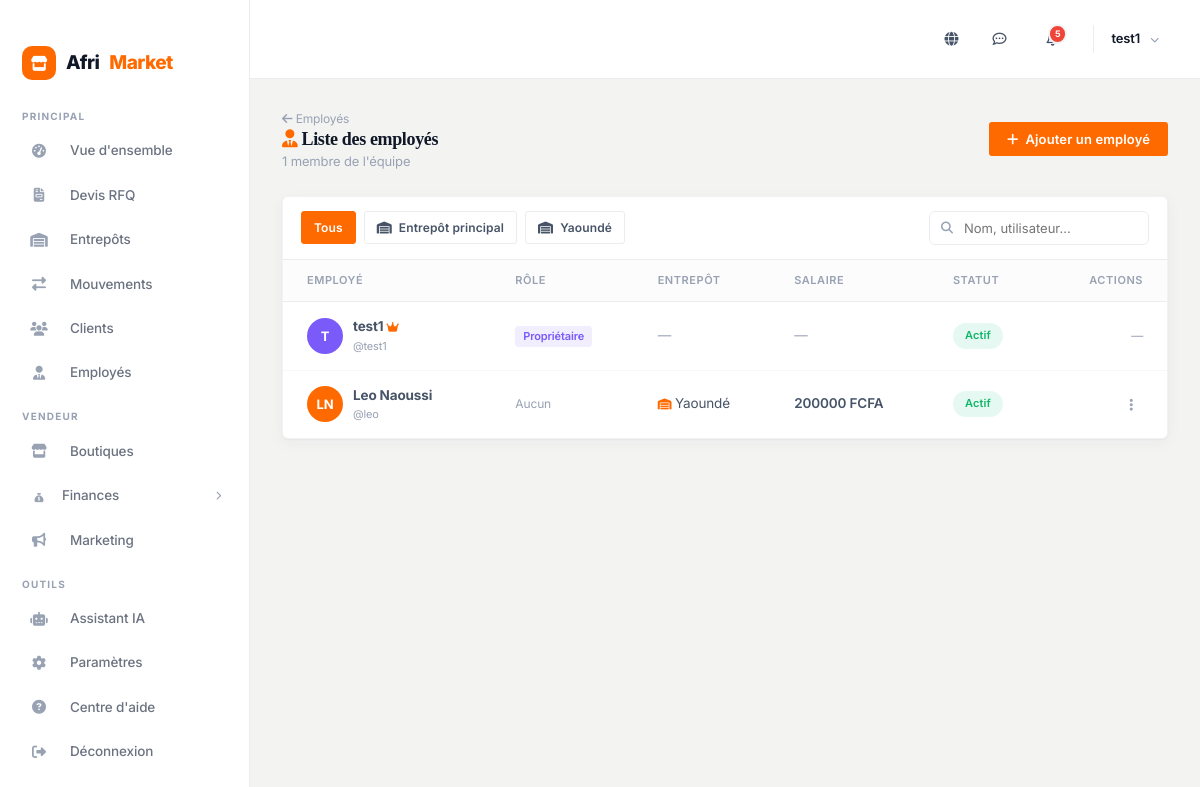
The app's page /fr/dashboard/employes/liste/ (signed in) with its own data.
### accounts/models.py (models this page shows, shortened)
class User(AbstractUser):
    ROLE_CHOICES = [
        ('buyer', 'Acheteur'),
        ('seller', 'Vendeur'),
        ('admin', 'Administrateur'),
    ]
    role = models.CharField(max_length=10, choices=ROLE_CHOICES, default='buyer')
    phone = models.CharField(max_length=20, blank=True)
    avatar = models.ImageField(upload_to='avatars/', blank=True, null=True)
    address = models.TextField(blank=True)
    city = models.CharField(max_length=100, blank=True)
    country = models.CharField(max_length=100, default='Cameroun')
    is_verified = models.BooleanField(default=False)
    @property
    def store(self):
        return self.stores.first()
    @property
    def is_seller(self):
        return self.role == 'seller'
    @property
    def display_name(self):
        return self.get_full_name() or self.username

### inventory/models.py (models this page shows, shortened)
class Warehouse(models.Model):
    store = models.ForeignKey('store.Store', on_delete=models.CASCADE, related_name='warehouses')
    linked_stores = models.ManyToManyField('store.Store', blank=True, related_name='linked_warehouses',
                                           help_text='Boutiques supplémentaires alimentées par cet entrepôt')
    name = models.CharField(max_length=100)
    code = models.CharField(max_length=20, help_text='Ex: DLA-01')
    address = models.TextField(blank=True)
    city = models.CharField(max_length=100, default='Douala')
    manager = models.ForeignKey(settings.AUTH_USER_MODEL, on_delete=models.SET_NULL, null=True, blank=True, related_name='managed_warehouses')
    is_default = models.BooleanField(default=False)
    is_active = models.BooleanField(default=True)
    created_at = models.DateTimeField(auto_now_add=True)
    class Meta:
        unique_together = ('store', 'code')
        ordering = ['-is_default', 'name']

### store/models.py (models this page shows, shortened)
class StoreMember(models.Model):
    store = models.ForeignKey(Store, on_delete=models.CASCADE, related_name='members')
    user = models.ForeignKey(settings.AUTH_USER_MODEL, on_delete=models.CASCADE, related_name='store_memberships')
    role = models.ForeignKey(StoreRole, on_delete=models.SET_NULL, null=True, blank=True)
    warehouse = models.ForeignKey('inventory.Warehouse', on_delete=models.SET_NULL, null=True, blank=True,
                                  help_text='Si défini, limité à cet entrepôt')
    salary = models.DecimalField(max_digits=12, decimal_places=0, default=0, help_text='Salaire mensuel brut (F)')
    is_active = models.BooleanField(default=True)
    created_at = models.DateTimeField(auto_now_add=True)
    class Meta:
        unique_together = ('store', 'user')

### dashboard/views.py (the view, shortened to what this page needs)
# urls.py: path('employes/liste/', views.dash_employees_list, name='employees_list'),
@login_required
@seller_or_admin_required
def dash_employees_list(request):
    from store.models import StoreMember, StoreRole
    store = getattr(request.user, 'store', None)
    if not store:
        django_messages.error(request, "Vous devez avoir une boutique.")
        return redirect('dashboard:index')
    members = store.members.select_related('user', 'role', 'warehouse')
    warehouse_id = request.GET.get('warehouse', '')
    if warehouse_id:
        members = members.filter(warehouse_id=warehouse_id)
    search_query = request.GET.get('q', '').strip()
    return render(request, 'dashboard/employees_list.html', {
        'members': members,
        'owner': store.owner,
        'roles': store.roles.filter(is_active=True),
        'warehouses': store.warehouses.filter(is_active=True),
        'warehouse_filter': warehouse_id,
        'search_query': search_query,
    })

### templates/dashboard/employees_list.html (shortened to what this page needs)
{% extends 'dashboard/base.html' %}
{% block dash %}
<div class="dash-header">
    <div>
        <a href="{% url 'dashboard:employees' %}" style="font-size:12px;color:var(--dash-text3);text-decoration:none;"><i class="fa-solid fa-arrow-left"></i> Employés</a>
        <h1><i class="fa-solid fa-user-tie" style="color:var(--dash-accent);"></i> Liste des employés</h1>
        <p style="font-size:13px;color:var(--dash-text3);">{{ members|length }} membre{{ members|length|pluralize:"s" }} de l'équipe</p>
    </div>
    <button type="button" class="btn btn-orange" onclick="document.getElementById('addModal').classList.add('open')"><i class="fa-solid fa-plus"></i> Ajouter un employé</button>
</div>
<div class="dash-card">
    <div class="emp-toolbar">
        <div style="display:flex;gap:8px;align-items:center;flex-wrap:wrap;">
            <a href="{% url 'dashboard:employees_list' %}" class="btn btn-outline btn-sm" {% if not warehouse_filter %}style="background:var(--dash-accent);color:#fff;border-color:var(--dash-accent);"{% endif %}>Tous</a>
            {% for w in warehouses %}
            <a href="?warehouse={{ w.pk }}" class="btn btn-outline btn-sm" ><i class="fa-solid fa-warehouse"></i> {{ w.name }}</a>
            {% endfor %}
        </div>
        <form method="get" style="position:relative;">
            <i class="fa-solid fa-magnifying-glass" style="position:absolute;left:12px;top:50%;transform:translateY(-50%);color:var(--dash-text3);font-size:12px;"></i>
            <input type="text" name="q" value="{{ search_query }}" placeholder="Nom, utilisateur..." style="padding:8px 12px 8px 34px;border:1.5px solid var(--dash-border);border-radius:6px;font-size:13px;font-family:inherit;width:220px;">
        </form>
    </div>
    <div class="dash-table-responsive">
    <table class="dash-table">
        <thead>
            <tr><th>Employé</th><th>Rôle</th><th>Entrepôt</th><th>Salaire</th><th>Statut</th><th style="text-align:right;">Actions</th></tr>
        </thead>
        <tbody>
            <tr>
                <td>
                    <div style="display:flex;align-items:center;gap:10px;">
                        <div class="emp-avatar" style="background:var(--dash-purple);">{{ owner.first_name|first|upper }}{{ owner.last_name|first|upper }}</div>
                        <div>
                            <div style="font-weight:700;">{{ owner.display_name }} <i class="fa-solid fa-crown" style="color:var(--dash-accent);font-size:11px;" title="Propriétaire"></i></div>
                            <div style="font-size:11px;color:var(--dash-text3);">@{{ owner.username }}</div>
                        </div>
                    </div>
                </td>
                <td><span class="tag" style="background:rgba(122,90,248,.1);color:var(--dash-purple);">Propriétaire</span></td>
                <td style="color:var(--dash-text3);">—</td>
                <td style="color:var(--dash-text3);">—</td>
                <td><span class="status-badge st-delivered">Actif</span></td>
                <td style="text-align:right;color:var(--dash-text3);font-size:12px;">—</td>
            </tr>
            {% for m in members %}
            <tr>
                <td>
                    <div style="display:flex;align-items:center;gap:10px;">
                        <div class="emp-avatar">{{ m.user.first_name|first|upper }}{{ m.user.last_name|first|upper }}</div>
                        <div>
                            <div style="font-weight:700;">{{ m.user.display_name }}</div>
                            <div style="font-size:11px;color:var(--dash-text3);">@{{ m.user.username }}</div>
                        </div>
                    </div>
                </td>
                <td>
                    {% if m.role %}<span class="tag" style="background:rgba(122,90,248,.1);color:var(--dash-purple);"><i class="fa-solid fa-shield-halved"></i> {{ m.role.name }}</span>
                    {% else %}<span style="color:var(--dash-text3);font-size:12px;">Aucun</span>{% endif %}
                </td>
                <td>
                    {% if m.warehouse %}<i class="fa-solid fa-warehouse" style="color:var(--dash-accent);font-size:11px;"></i> {{ m.warehouse.name }}
                    {% else %}<span style="color:var(--dash-text3);font-size:12px;">Tous</span>{% endif %}
                </td>
                <td style="font-weight:600;">{{ m.salary|floatformat:0 }} FCFA</td>
                <td>
                    {% if m.is_active %}<span class="status-badge st-delivered">Actif</span>
                    {% else %}<span class="status-badge st-cancelled">Inactif</span>{% endif %}
                </td>
                <td style="text-align:right;">
                    <div class="emp-actions-menu">
                        <button class="dots-btn" onclick="toggleEmpMenu(event, {{ m.pk }})"><i class="fa-solid fa-ellipsis-vertical"></i></button>
                    </div>
                </td>
            </tr>
            {% empty %}
            <tr><td colspan="6" style="text-align:center;padding:3rem;">
                <div style="font-size:40px;opacity:.25;margin-bottom:12px;"><i class="fa-solid fa-users"></i></div>
                <div style="color:var(--dash-text3);">Aucun employé</div>
            </td></tr>
            {% endfor %}
        </tbody>
    </table>
    </div>
</div>
{% endblock %}

### templates/dashboard/base.html (shortened to what this page needs)
{% load static %}{% load humanize %}<!DOCTYPE html><html lang="fr"><head><meta charset="UTF-8"><meta name="viewport" content="width=device-width,initial-scale=1.0"><title>{% block title %}Dashboard{% endblock %} — AfriMarket</title>
<link rel="stylesheet" href="https://cdnjs.cloudflare.com/ajax/libs/font-awesome/6.5.1/css/all.min.css">
<link rel="stylesheet" href="{% static 'css/style.css' %}">
</head><body>
<div class="dash-layout">
<aside class="dash-sidebar" id="dashSidebar">
<div class="dash-sidebar-logo"><div class="logo-icon"><i class="fa-solid fa-store"></i></div>Afri<span>Market</span></div>
<div class="dash-sidebar-label">Principal</div>
<nav class="dash-nav">
<a href="{% url 'dashboard:index' %}" class="{% if request.resolver_match.url_name == 'index' %}active{% endif %}"><span class="nav-icon"><i class="fa-solid fa-gauge-high"></i></span> Vue d'ensemble</a>
<a href="{% url 'dashboard:rfqs' %}" class=""><span class="nav-icon"><i class="fa-solid fa-file-invoice"></i></span> Devis RFQ</a>
<a href="{% url 'dashboard:warehouses' %}" class="{% if 'warehouse' in request.resolver_match.url_name %}active{% endif %}"><span class="nav-icon"><i class="fa-solid fa-warehouse"></i></span> Entrepôts</a>
<a href="{% url 'dashboard:transfers' %}" class="{% if 'transfer' in request.resolver_match.url_name %}active{% endif %}"><span class="nav-icon"><i class="fa-solid fa-right-left"></i></span> Mouvements</a>
<a href="{% url 'dashboard:customers' %}" class="{% if request.resolver_match.url_name == 'customers' %}active{% endif %}"><span class="nav-icon"><i class="fa-solid fa-users"></i></span> Clients</a>
<a href="{% url 'dashboard:employees' %}" class="{% if request.resolver_match.url_name == 'employees' %}active{% endif %}"><span class="nav-icon"><i class="fa-solid fa-user-tie"></i></span> Employés</a>
</nav>
{% if request.user.is_seller %}
<div class="dash-sidebar-label">Vendeur</div>
<nav class="dash-nav">
<a href="{% url 'dashboard:stores' %}" class="{% if request.resolver_match.url_name == 'stores' %}active{% endif %}"><span class="nav-icon"><i class="fa-solid fa-store"></i></span> Boutiques</a>
<div class="nav-menu-toggle" onclick="toggleMenu(this)">
<div><span class="nav-icon"><i class="fa-solid fa-sack-dollar"></i></span> Finances</div>
<i class="fa-solid fa-chevron-right"></i>
</div>
<a href="{% url 'marketing:dashboard' %}" class="{% if request.resolver_match.app_name == 'marketing' %}active{% endif %}"><span class="nav-icon"><i class="fa-solid fa-bullhorn"></i></span> Marketing</a>
</nav>
{% endif %}
<div class="dash-sidebar-label">Outils</div>
<nav class="dash-nav" style="flex:0;">
<a href="{% url 'dashboard:assistant' %}" class="{% if request.resolver_match.url_name == 'assistant' %}active{% endif %}"><span class="nav-icon"><i class="fa-solid fa-robot"></i></span> Assistant IA</a>
<a href="{% url 'dashboard:settings' %}" class="{% if request.resolver_match.url_name == 'settings' %}active{% endif %}"><span class="nav-icon"><i class="fa-solid fa-gear"></i></span> Paramètres</a>
<a href="{% url 'faq' %}"><span class="nav-icon"><i class="fa-solid fa-circle-question"></i></span> Centre d'aide</a>
<a href="#" onclick="openDashLogout();return false;"><span class="nav-icon"><i class="fa-solid fa-right-from-bracket"></i></span> Déconnexion</a>
</nav>
</aside>
<div class="dash-content-wrapper">
<div class="dash-navbar">
<div class="dash-navbar-right">
<div class="dash-navbar-icon" style="position:relative;" id="languageSelector">
<i class="fa-solid fa-globe"></i>
</div>
<a href="{% url 'messaging:inbox' %}" class="dash-navbar-icon" id="messagesIcon" title="Messages">
<i class="fa-regular fa-comment-dots"></i>
</a>
<div class="dash-user-menu" style="position:relative;">
<a href="#" class="dash-navbar-icon" title="Notifications" onclick="toggleNotifDropdown(event)">
{% if unread_notifications_count > 0 %}<span class="badge" id="notifBadge">{{ unread_notifications_count }}</span>{% endif %}
</a>
</div>
<div class="dash-user-menu">
<div class="dash-user-info" style="display:block;">
<div class="dash-user-name">{{ user.display_name }}</div>
</div>
<i class="fa-solid fa-chevron-down" style="font-size:9px;color:var(--dash-text3);"></i>
</div>
</div>
</div>
<div class="dash-main-content">
{% block dash %}{% endblock %}
</div>
</div>
</div>
</body></html>

### records on screen
User: display_name "test1", first_name|first "T", username "test1"
Warehouse: name "Entrepôt principal"
Warehouse: name "Yaoundé"
StoreMember: user.first_name|first "L", user.last_name|first "N", user.display_name "Leo Naoussi", user.username "leo", shows "Aucun", warehouse.name "Yaoundé", salary "200000", is_active "Actif"

### other values on screen
{{ unread_notifications_count }} "5"
{{ members|length }} "1"
